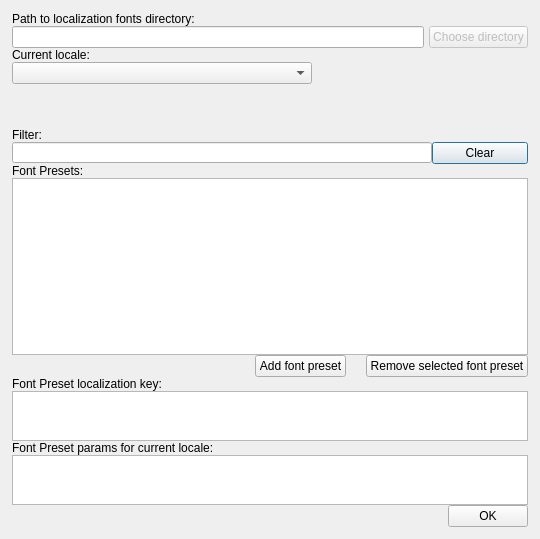
<?xml version="1.0" encoding="UTF-8"?>
<ui version="4.0">
 <class>LocalizationFontsEditorDialog</class>
 <widget class="QDialog" name="LocalizationFontsEditorDialog">
  <property name="geometry">
   <rect>
    <x>0</x>
    <y>0</y>
    <width>540</width>
    <height>539</height>
   </rect>
  </property>
  <property name="minimumSize">
   <size>
    <width>540</width>
    <height>118</height>
   </size>
  </property>
  <property name="maximumSize">
   <size>
    <width>750</width>
    <height>650</height>
   </size>
  </property>
  <property name="windowTitle">
   <string>Dialog</string>
  </property>
  <layout class="QVBoxLayout" name="verticalLayout">
   <property name="spacing">
    <number>0</number>
   </property>
   <property name="margin">
    <number>12</number>
   </property>
   <item>
    <layout class="QGridLayout" name="gridLayout">
     <property name="spacing">
      <number>0</number>
     </property>
     <item row="5" column="0">
      <layout class="QVBoxLayout" name="verticalLayout_2">
       <item>
        <layout class="QVBoxLayout" name="verticalLayout_3">
         <item>
          <spacer name="verticalSpacer">
           <property name="orientation">
            <enum>Qt::Vertical</enum>
           </property>
           <property name="sizeHint" stdset="0">
            <size>
             <width>20</width>
             <height>60</height>
            </size>
           </property>
          </spacer>
         </item>
         <item>
          <widget class="QLabel" name="label_4">
           <property name="text">
            <string>Filter:</string>
           </property>
          </widget>
         </item>
         <item>
          <layout class="QHBoxLayout" name="horizontalLayout_25">
           <item>
            <widget class="QLineEdit" name="filterTextBox">
             <property name="maximumSize">
              <size>
               <width>420</width>
               <height>21</height>
              </size>
             </property>
            </widget>
           </item>
           <item>
            <widget class="QPushButton" name="clearFilterButton">
             <property name="text">
              <string>Clear</string>
             </property>
            </widget>
           </item>
          </layout>
         </item>
        </layout>
       </item>
       <item>
        <widget class="QLabel" name="label">
         <property name="text">
          <string>Font Presets:</string>
         </property>
        </widget>
       </item>
       <item>
        <widget class="QTableView" name="tableView">
         <property name="minimumSize">
          <size>
           <width>0</width>
           <height>0</height>
          </size>
         </property>
        </widget>
       </item>
       <item>
        <layout class="QHBoxLayout" name="horizontalLayout_9">
         <item>
          <spacer name="horizontalSpacer_3">
           <property name="orientation">
            <enum>Qt::Horizontal</enum>
           </property>
           <property name="sizeHint" stdset="0">
            <size>
             <width>40</width>
             <height>20</height>
            </size>
           </property>
          </spacer>
         </item>
         <item>
          <widget class="QPushButton" name="addStringButton">
           <property name="text">
            <string>Add font preset</string>
           </property>
          </widget>
         </item>
         <item>
          <spacer name="horizontalSpacer_4">
           <property name="orientation">
            <enum>Qt::Horizontal</enum>
           </property>
           <property name="sizeType">
            <enum>QSizePolicy::Fixed</enum>
           </property>
           <property name="sizeHint" stdset="0">
            <size>
             <width>20</width>
             <height>20</height>
            </size>
           </property>
          </spacer>
         </item>
         <item>
          <widget class="QPushButton" name="removeStringButton">
           <property name="text">
            <string>Remove selected font preset</string>
           </property>
          </widget>
         </item>
        </layout>
       </item>
      </layout>
     </item>
     <item row="6" column="0">
      <layout class="QVBoxLayout" name="verticalLayout_4">
       <property name="spacing">
        <number>-1</number>
       </property>
       <property name="sizeConstraint">
        <enum>QLayout::SetDefaultConstraint</enum>
       </property>
       <item>
        <widget class="QLabel" name="label_2">
         <property name="text">
          <string>Font Preset localization key:</string>
         </property>
        </widget>
       </item>
       <item>
        <widget class="QPlainTextEdit" name="txtLocalizationKey">
         <property name="enabled">
          <bool>true</bool>
         </property>
         <property name="minimumSize">
          <size>
           <width>0</width>
           <height>50</height>
          </size>
         </property>
         <property name="maximumSize">
          <size>
           <width>16777215</width>
           <height>50</height>
          </size>
         </property>
         <property name="readOnly">
          <bool>true</bool>
         </property>
        </widget>
       </item>
       <item>
        <widget class="QLabel" name="label_3">
         <property name="maximumSize">
          <size>
           <width>16777215</width>
           <height>16777215</height>
          </size>
         </property>
         <property name="text">
          <string>Font Preset params for current locale:</string>
         </property>
        </widget>
       </item>
       <item>
        <widget class="QPlainTextEdit" name="txtLocalizationValue">
         <property name="minimumSize">
          <size>
           <width>0</width>
           <height>50</height>
          </size>
         </property>
         <property name="maximumSize">
          <size>
           <width>16777215</width>
           <height>50</height>
          </size>
         </property>
        </widget>
       </item>
       <item>
        <layout class="QHBoxLayout" name="horizontalLayout_3">
         <item>
          <spacer name="horizontalSpacer_2">
           <property name="orientation">
            <enum>Qt::Horizontal</enum>
           </property>
           <property name="sizeHint" stdset="0">
            <size>
             <width>108</width>
             <height>17</height>
            </size>
           </property>
          </spacer>
         </item>
         <item>
          <widget class="QPushButton" name="closeButton">
           <property name="sizePolicy">
            <sizepolicy hsizetype="Minimum" vsizetype="Fixed">
             <horstretch>0</horstretch>
             <verstretch>0</verstretch>
            </sizepolicy>
           </property>
           <property name="minimumSize">
            <size>
             <width>75</width>
             <height>0</height>
            </size>
           </property>
           <property name="text">
            <string>OK</string>
           </property>
          </widget>
         </item>
        </layout>
       </item>
      </layout>
     </item>
     <item row="4" column="0">
      <layout class="QHBoxLayout" name="horizontalLayout_2">
       <item>
        <widget class="QComboBox" name="currentLocaleComboBox">
         <property name="minimumSize">
          <size>
           <width>300</width>
           <height>0</height>
          </size>
         </property>
        </widget>
       </item>
       <item>
        <spacer name="horizontalSpacer">
         <property name="orientation">
          <enum>Qt::Horizontal</enum>
         </property>
         <property name="sizeHint" stdset="0">
          <size>
           <width>108</width>
           <height>17</height>
          </size>
         </property>
        </spacer>
       </item>
      </layout>
     </item>
     <item row="2" column="0">
      <widget class="QLabel" name="localeLabel">
       <property name="text">
        <string>Current locale:</string>
       </property>
      </widget>
     </item>
     <item row="1" column="0">
      <layout class="QHBoxLayout" name="horizontalLayout">
       <property name="spacing">
        <number>5</number>
       </property>
       <item>
        <widget class="QLineEdit" name="localizationFilePathLineEdit">
         <property name="minimumSize">
          <size>
           <width>350</width>
           <height>0</height>
          </size>
         </property>
         <property name="layoutDirection">
          <enum>Qt::RightToLeft</enum>
         </property>
         <property name="readOnly">
          <bool>true</bool>
         </property>
        </widget>
       </item>
       <item>
        <widget class="QPushButton" name="openLocalizationFileButton">
         <property name="enabled">
          <bool>false</bool>
         </property>
         <property name="text">
          <string>Choose directory</string>
         </property>
        </widget>
       </item>
      </layout>
     </item>
     <item row="0" column="0">
      <widget class="QLabel" name="filePathLabel">
       <property name="text">
        <string>Path to localization fonts directory:</string>
       </property>
      </widget>
     </item>
    </layout>
   </item>
  </layout>
 </widget>
 <tabstops>
  <tabstop>localizationFilePathLineEdit</tabstop>
  <tabstop>openLocalizationFileButton</tabstop>
  <tabstop>currentLocaleComboBox</tabstop>
  <tabstop>filterTextBox</tabstop>
  <tabstop>clearFilterButton</tabstop>
  <tabstop>tableView</tabstop>
  <tabstop>addStringButton</tabstop>
  <tabstop>removeStringButton</tabstop>
  <tabstop>txtLocalizationKey</tabstop>
  <tabstop>txtLocalizationValue</tabstop>
  <tabstop>closeButton</tabstop>
 </tabstops>
 <resources/>
 <connections/>
</ui>
